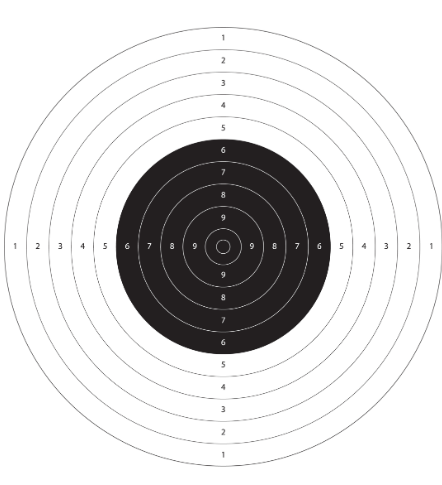
#> input picture data/train/no_hits/TarczaClean1.png, 442 x 485 px
$ python -i detection.py   (imports and definitions only)
#> lines starting #> are read from the running program, lines starting #| are printed output that depends on the picture; after the words box and inside, x2 and y2 are one past the last pixel; in counts of white or black regions, pixels touching at a corner belong together
#> further down, picture is the input picture: shape (485, 442, 3); mean B, G, R 215.6, 215.4, 216.1
import cv2
import numpy as np

def load_image(image_path):
    print(f"Próba wczytania obrazu: {image_path}")
    image = cv2.imread(image_path)
    if image is None:
        raise ValueError(f"Nie udało się wczytać obrazu. Sprawdź ścieżkę do pliku: {image_path}")
    return image

def detect_hits(image):
    gray = cv2.cvtColor(image, cv2.COLOR_BGR2GRAY)
    blurred = cv2.GaussianBlur(gray, (9, 9), 0)
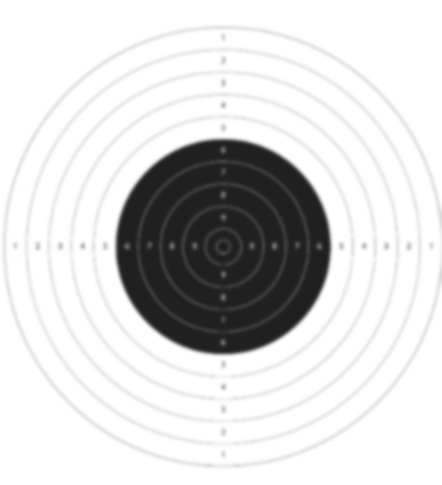
#> blurred: shape (485, 442); min 32, max 255, mean 215.6
    edges = cv2.Canny(blurred, 50, 150)
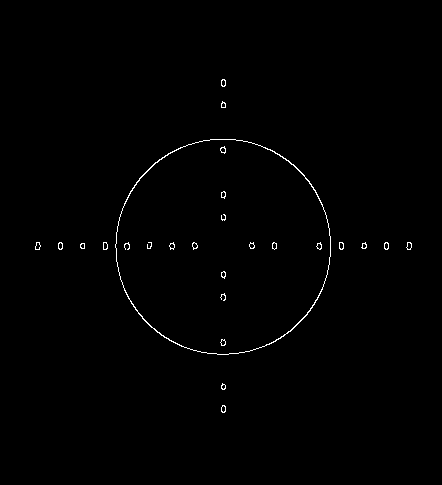
#> edges: shape (485, 442); 0.6% white in thin lines or dots, all inside (x1, y1, x2, y2) = (35, 79, 412, 413)

    # Zapisywanie przetworzonych obrazów do debugowania
    cv2.imwrite("gray.png", gray)
    cv2.imwrite("blurred.png", blurred)
    cv2.imwrite("edges.png", edges)

    # Dostosowanie parametrów do wykrywania trafień
    circles = cv2.HoughCircles(edges, cv2.HOUGH_GRADIENT, dp=1.2, minDist=20, param1=30, param2=15, minRadius=5, maxRadius=30)
#> circles = [[143.4, 246.6, 29.24], [300.6, 246.6, 29.24], [210.6, 342.6, 11.6], [222.6, 113.4, 26.6], [324.6, 246.6, 6.68], [113.4, 246.6, 9.92], [347.4, 246.6, 16.64], [93, 246.6, 11.48]]

    hits = []
    if circles is not None:
        circles = np.round(circles[0, :]).astype("int")
#> circles = [[143, 247, 29], [301, 247, 29], [211, 343, 12], [223, 113, 27], [325, 247, 7], [113, 247, 10], [347, 247, 17], [93, 247, 11]]
        for (hx, hy, hr) in circles:
            hits.append((hx, hy, hr))
            cv2.circle(image, (hx, hy), hr, (0, 255, 0), 4)
#> this loop made 8 passes
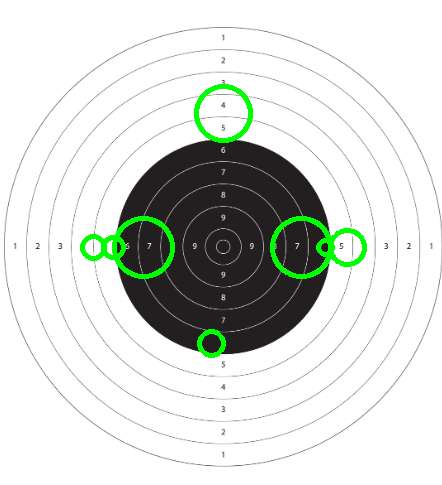
#> image: shape (485, 442, 3); 1.97% of pixels changed, all inside (x1, y1, x2, y2) = (80, 84, 367, 358)
#> after the loop, hits = [(143, 247, 29), (301, 247, 29), (211, 343, 12), (223, 113, 27), (325, 247, 7), (113, 247, 10), (347, 247, 17), (93, 247, 11)]
        print(f"Znaleziono {len(hits)} trafień")
#| Znaleziono 8 trafień
    else:
        print("Nie znaleziono kół za pomocą HoughCircles")

    return hits

>>> import cv2
>>> picture = cv2.imread('data/train/no_hits/TarczaClean1.png')
>>> result = detect_hits(picture)
#> result has the same summary as hits in detect_hits
